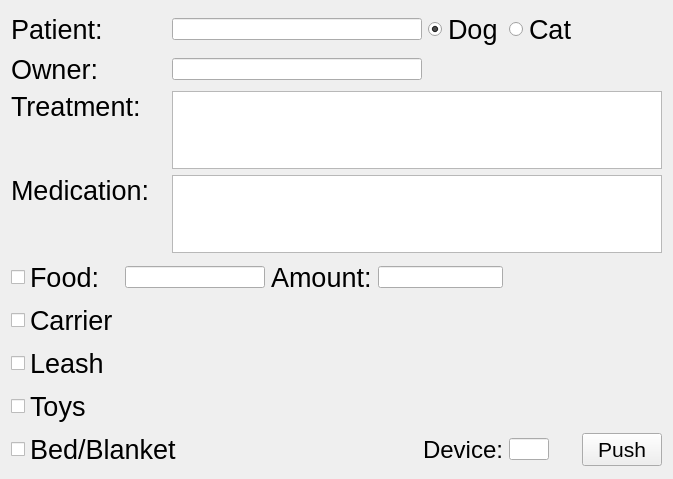
<?xml version="1.0" encoding="UTF-8"?>
<ui version="4.0">
 <class>NewPatientWindow</class>
 <widget class="QWidget" name="NewPatientWindow">
  <property name="geometry">
   <rect>
    <x>0</x>
    <y>0</y>
    <width>673</width>
    <height>479</height>
   </rect>
  </property>
  <property name="windowTitle">
   <string>Add New Patient</string>
  </property>
  <layout class="QGridLayout" name="gridLayout">
   <item row="0" column="6">
    <widget class="QRadioButton" name="input_dog">
     <property name="font">
      <font>
       <pointsize>20</pointsize>
      </font>
     </property>
     <property name="text">
      <string>Dog</string>
     </property>
     <property name="checked">
      <bool>true</bool>
     </property>
    </widget>
   </item>
   <item row="5" column="0">
    <widget class="QCheckBox" name="food_checkbox">
     <property name="font">
      <font>
       <pointsize>20</pointsize>
      </font>
     </property>
     <property name="text">
      <string>Food:</string>
     </property>
    </widget>
   </item>
   <item row="9" column="8">
    <widget class="QPushButton" name="push">
     <property name="font">
      <font>
       <pointsize>16</pointsize>
      </font>
     </property>
     <property name="text">
      <string>Push</string>
     </property>
    </widget>
   </item>
   <item row="0" column="0" colspan="2">
    <widget class="QLabel" name="label">
     <property name="font">
      <font>
       <pointsize>20</pointsize>
      </font>
     </property>
     <property name="text">
      <string>Patient:</string>
     </property>
    </widget>
   </item>
   <item row="3" column="2" colspan="7">
    <widget class="QPlainTextEdit" name="input_treatment"/>
   </item>
   <item row="4" column="2" colspan="7">
    <widget class="QPlainTextEdit" name="input_medication"/>
   </item>
   <item row="7" column="0" colspan="3">
    <widget class="QCheckBox" name="leash_checkbox">
     <property name="font">
      <font>
       <pointsize>20</pointsize>
      </font>
     </property>
     <property name="text">
      <string>Leash</string>
     </property>
    </widget>
   </item>
   <item row="9" column="7">
    <widget class="QLineEdit" name="input_device">
     <property name="maximumSize">
      <size>
       <width>40</width>
       <height>16777215</height>
      </size>
     </property>
    </widget>
   </item>
   <item row="4" column="0" colspan="2" alignment="Qt::AlignTop">
    <widget class="QLabel" name="label_4">
     <property name="font">
      <font>
       <pointsize>20</pointsize>
      </font>
     </property>
     <property name="text">
      <string>Medication:</string>
     </property>
    </widget>
   </item>
   <item row="3" column="0" colspan="2" alignment="Qt::AlignTop">
    <widget class="QLabel" name="label_3">
     <property name="font">
      <font>
       <pointsize>20</pointsize>
      </font>
     </property>
     <property name="text">
      <string>Treatment:</string>
     </property>
    </widget>
   </item>
   <item row="8" column="0">
    <widget class="QCheckBox" name="toys_checkbox">
     <property name="font">
      <font>
       <pointsize>20</pointsize>
      </font>
     </property>
     <property name="text">
      <string>Toys</string>
     </property>
    </widget>
   </item>
   <item row="9" column="0" colspan="4">
    <widget class="QCheckBox" name="bed_blanket_checkbox">
     <property name="font">
      <font>
       <pointsize>20</pointsize>
      </font>
     </property>
     <property name="text">
      <string>Bed/Blanket</string>
     </property>
    </widget>
   </item>
   <item row="9" column="5" colspan="2" alignment="Qt::AlignRight">
    <widget class="QLabel" name="label_5">
     <property name="font">
      <font>
       <pointsize>18</pointsize>
      </font>
     </property>
     <property name="text">
      <string>Device:</string>
     </property>
    </widget>
   </item>
   <item row="0" column="2" colspan="4">
    <widget class="QLineEdit" name="input_patient">
     <property name="minimumSize">
      <size>
       <width>250</width>
       <height>0</height>
      </size>
     </property>
     <property name="maximumSize">
      <size>
       <width>200</width>
       <height>16777215</height>
      </size>
     </property>
    </widget>
   </item>
   <item row="0" column="7">
    <widget class="QRadioButton" name="input_cat">
     <property name="font">
      <font>
       <pointsize>20</pointsize>
      </font>
     </property>
     <property name="text">
      <string>Cat</string>
     </property>
    </widget>
   </item>
   <item row="2" column="2" colspan="4">
    <widget class="QLineEdit" name="input_owner"/>
   </item>
   <item row="2" column="0">
    <widget class="QLabel" name="label_2">
     <property name="font">
      <font>
       <pointsize>20</pointsize>
      </font>
     </property>
     <property name="text">
      <string>Owner:</string>
     </property>
    </widget>
   </item>
   <item row="5" column="4">
    <widget class="QLabel" name="label_6">
     <property name="font">
      <font>
       <pointsize>20</pointsize>
      </font>
     </property>
     <property name="text">
      <string>Amount:</string>
     </property>
    </widget>
   </item>
   <item row="5" column="1" colspan="3">
    <widget class="QLineEdit" name="input_food"/>
   </item>
   <item row="5" column="5" colspan="2">
    <widget class="QLineEdit" name="input_food_amount"/>
   </item>
   <item row="6" column="0">
    <widget class="QCheckBox" name="carrier_checkbox">
     <property name="font">
      <font>
       <pointsize>20</pointsize>
      </font>
     </property>
     <property name="text">
      <string>Carrier</string>
     </property>
    </widget>
   </item>
  </layout>
 </widget>
 <resources/>
 <connections/>
</ui>
